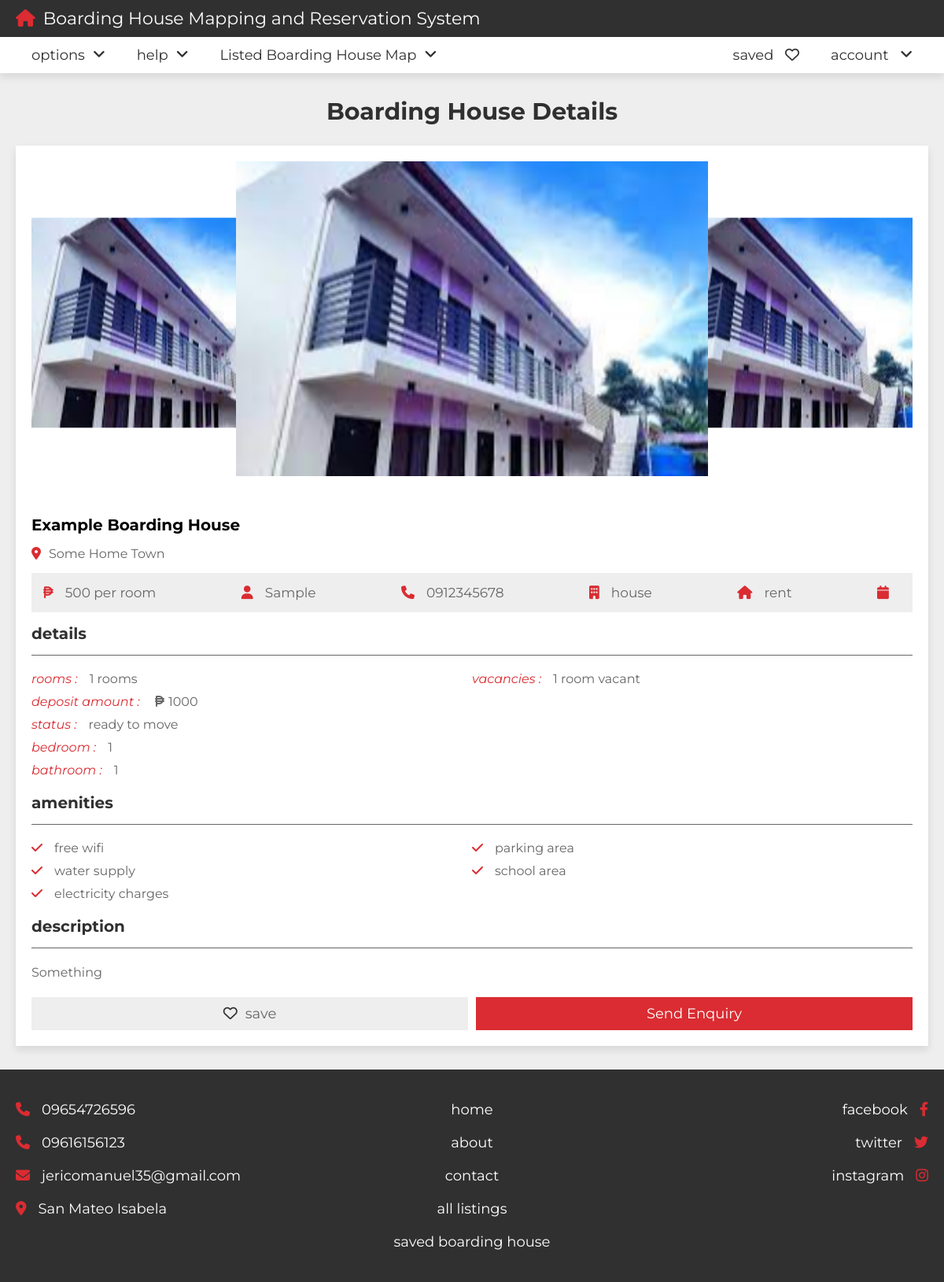
The app's page /view_property.php?get_id=JXpm4n6hpMlOZbl9SfAH with its own data.
### tables this page shows
CREATE TABLE IF NOT EXISTS `property` (
  `id` varchar(20) NOT NULL,
  `user_id` varchar(20) NOT NULL,
  `property_name` varchar(50) NOT NULL,
  `address` varchar(100) NOT NULL,
  `price` varchar(50) NOT NULL,
  `type` varchar(50) NOT NULL,
  `offer` varchar(50) NOT NULL,
  `status` varchar(50) NOT NULL,
  `rooms` varchar(50) NOT NULL,
  `deposite` varchar(50) NOT NULL,
  `bedroom` varchar(50) NOT NULL,
  `bathroom` varchar(50) NOT NULL,
  `availability` varchar(50) NOT NULL,
  `wifi_connection` varchar(50) NOT NULL,
  `water_supply` varchar(50) NOT NULL,
  `electricity` varchar(50) NOT NULL,
  `parking_area` varchar(50) NOT NULL,
  `school_area` varchar(50) NOT NULL,
  `image_01` varchar(50) NOT NULL,
  `image_02` varchar(50) NOT NULL,
  `image_03` varchar(50) NOT NULL,
  `image_04` varchar(50) NOT NULL,
  `image_05` varchar(50) NOT NULL,
  `description` varchar(1000) NOT NULL,
  `date` date DEFAULT NULL
);

CREATE TABLE IF NOT EXISTS `users` (
  `id` varchar(20) NOT NULL,
  `name` varchar(50) NOT NULL,
  `number` varchar(10) NOT NULL,
  `email` varchar(50) NOT NULL,
  `password` varchar(50) NOT NULL,
  `remarks` varchar(50) NOT NULL
);

### view_property.php (the view, shortened to what this page needs)
<?php
include 'components/connect.php';
if(isset($_COOKIE['user_id'])){
   $user_id = $_COOKIE['user_id'];
}else{
   $user_id = '';
}
if(isset($_GET['get_id'])){
   $get_id = $_GET['get_id'];
}else{
   $get_id = '';
   header('location:home.php');
}
?>
<!DOCTYPE html>
<html lang="en">
<head>
   <link rel="stylesheet" href="https://cdn.jsdelivr.net/npm/swiper@8/swiper-bundle.min.css" />
   <link rel="stylesheet" href="https://cdnjs.cloudflare.com/ajax/libs/font-awesome/6.2.0/css/all.min.css">
   <link rel="stylesheet" href="css/style.css">
</head>
<body>
<?php include 'components/home_header.php'; ?>
<section class="view-property">
   <h1 class="heading">boarding house details</h1>
   <?php
      $select_properties = $conn->prepare("SELECT * FROM `property` WHERE id = ? ORDER BY date DESC LIMIT 1");
      $select_properties->execute([$get_id]);
      if($select_properties->rowCount() > 0){
         while($fetch_property = $select_properties->fetch(PDO::FETCH_ASSOC)){
         $select_user = $conn->prepare("SELECT * FROM `users` WHERE id = ?");
         $select_user->execute([$fetch_property['user_id']]);
         $fetch_user = $select_user->fetch(PDO::FETCH_ASSOC);
         $select_saved = $conn->prepare("SELECT * FROM `saved` WHERE property_id = ? and user_id = ?");
         $select_saved->execute([$fetch_property['id'], $user_id]);
   ?>
   <div class="details">
     <div class="swiper images-container">
         <div class="swiper-wrapper">
            <img src="uploaded_files/<?= $fetch_property['image_01']; ?>" alt="" class="swiper-slide">
         </div>
     </div>
      <h3 class="name"><?= $fetch_property['property_name']; ?></h3>
      <p class="location"><i class="fas fa-map-marker-alt"></i><span><?= $fetch_property['address']; ?></span></p>
      <div class="info">
         <p><i class="fa-solid fa-peso-sign"></i><span><?= $fetch_property['price']; ?> per room</span></p>
         <p><i class="fas fa-user"></i><span><?= $fetch_user['name']; ?></span></p>
         <p><i class="fas fa-phone"></i><a href="tel:12345678901"><?= $fetch_user['number']; ?></a></p>
         <p><i class="fas fa-building"></i><span><?= $fetch_property['type']; ?></span></p>
         <p><i class="fas fa-house"></i><span><?= $fetch_property['offer']; ?></span></p>
         <p><i class="fas fa-calendar"></i><span><?= $fetch_property['date']; ?></span></p>
      </div>
      <h3 class="title">details</h3>
      <div class="flex">
         <div class="box">
            <p><i>rooms :</i><span><?= $fetch_property['rooms']; ?> rooms</span></p>
            <p><i>deposit amount : </i><span><span class="fa-solid fa-peso-sign" style="margin-right: .5rem;"></span><?= $fetch_property['deposite']; ?></span></p>
            <p><i>status :</i><span><?= $fetch_property['status']; ?></span></p>
            <p><i>bedroom :</i><span><?= $fetch_property['bedroom']; ?></span></p>
            <p><i>bathroom :</i><span><?= $fetch_property['bathroom']; ?></span></p>
         </div>
         <div class="box">
            <p><i>vacancies :</i><span><?= $fetch_property['availability']; ?> room vacant</span></p>
         </div>
      </div>
      <h3 class="title">amenities</h3>
      <div class="flex">
         <div class="box">
            <p><i class="fas fa-<?php if($fetch_property['wifi_connection'] == 'yes'){echo 'check';}else{echo 'times';} ?>"></i><span>free wifi</span></p>
            <p><i class="fas fa-<?php if($fetch_property['water_supply'] == 'yes'){echo 'check';}else{echo 'times';} ?>"></i><span>water supply</span></p>
            <p><i class="fas fa-<?php if($fetch_property['electricity'] == 'yes'){echo 'check';}else{echo 'times';} ?>"></i><span>electricity charges</span></p>
         </div>
         <div class="box">
            <p><i class="fas fa-<?php if($fetch_property['parking_area'] == 'yes'){echo 'check';}else{echo 'times';} ?>"></i><span>parking area</span></p>
            <p><i class="fas fa-<?php if($fetch_property['school_area'] == 'yes'){echo 'check';}else{echo 'times';} ?>"></i><span>school area</span></p>
         </div>
      </div>
      <h3 class="title">description</h3>
      <p class="description"><?= $fetch_property['description']; ?></p>
      <form action="" method="post" class="flex-btn">
         <?php
            if($select_saved->rowCount() > 0){
         ?>
         <button type="submit" name="save" class="save"><i class="fas fa-heart"></i><span>saved</span></button>
         <?php
            }else{
         ?>
         <button type="submit" name="save" class="save"><i class="far fa-heart"></i><span>save</span></button>
         <?php
            }
         ?>
         <input type="submit" value="send enquiry" name="send" class="btn">
      </form>
   </div>
   <?php
      }
   }else{
      echo '<p class="empty">property not found! <a href="post_property.php" style="margin-top:1.5rem;" class="btn">add new</a></p>';
   }
   ?>
</section>
<?php include 'components/footer.php'; ?>
</body>
</html>

### css/style.css (style rules this page uses)
:root { --main-color:#DA2C32; --light-color:#666; --light-bg:#eee; --white:#fff; --black:#303030; --border:.1rem solid var(--light-color); --box-shodow:0 .5rem 1rem rgba(0,0,0,.1); }
* { font-family: 'Montserrat', sans-serif; margin: 0; padding: 0; box-sizing: border-box; outline: none; border: none; text-decoration: none; }
html { font-size: 62.5%; overflow-x: hidden; scroll-behavior: smooth; scroll-padding-top: 10rem; }
body { background-color: var(--light-bg); }
section { padding: 3rem 2rem; max-width: 1200px; margin: 0 auto; }
.heading { text-align: center; padding-bottom: 2.5rem; font-size: 3rem; color: var(--black); text-transform: capitalize; }
.btn, .inline-btn { margin-top: 1rem; padding: 1rem 3rem; background-color: var(--main-color); color: var(--white); cursor: pointer; text-align: center; font-size: 1.8rem; text-transform: capitalize; }
.btn { display: block; width: 100%; }
.flex-btn { display: flex; gap: 1rem; justify-content: space-between; align-items: flex-end; }
.view-property .details { background-color: var(--white); box-shadow: var(--box-shodow); padding: 2rem; overflow-x: hidden; }
.view-property .details .images-container { padding-bottom: 3rem; }
.view-property .details .images-container img { height: 40rem; object-fit: cover; width: 60rem; }
.view-property .details .name { font-size: 2rem; text-overflow: ellipsis; overflow-x: hidden; margin-bottom: .5rem; padding-top: 2rem; }
.view-property .details .location { padding-top: 1rem; font-size: 1.6rem; color: var(--light-color); }
.view-property .details .location i { margin-right: 1rem; color: var(--main-color); }
.view-property .details .info { display: flex; background-color: var(--light-bg); padding: 1.5rem; margin: 1.5rem 0; justify-content: space-between; align-items: center; flex-wrap: wrap; gap: 2rem; }
.view-property .details .info p { font-size: 1.7rem; }
.view-property .details .info p span, .view-property .details .info p a { color: var(--light-color); }
.view-property .details .info p i { margin-right: 1.5rem; color: var(--main-color); }
.view-property .details .title { font-size: 2rem; color: var(--black); padding-bottom: 1.5rem; border-bottom: var(--border); }
.view-property .details .flex { margin: 1.5rem 0; display: flex; justify-content: space-between; flex-wrap: wrap; }
.view-property .details .flex .box { flex: 1 1 40rem; }
.view-property .details .flex .box p { padding: .5rem 0; font-size: 1.6rem; color: var(--light-color); }
.view-property .details .flex .box i { color: var(--main-color); margin-right: 1.5rem; }
.view-property .details .description { padding-top: 1rem; margin: .5rem 0; margin-top: .5rem; font-size: 1.6rem; color: var(--light-color); line-height: 2; }
.view-property .details .save { width: 100%; background-color: var(--light-bg); cursor: pointer; padding: 1rem 3rem; font-size: 1.8rem; color: var(--light-color); }
.view-property .details .save i { margin-right: 1rem; color: var(--black); }

### records on screen
property: image_01 (picture), property_name "Example Boarding House", address "Some Home Town", price "500", user.name "Sample", user.number "0912345678", type "house", offer "rent", rooms "1", deposite "1000", status "ready to move", bedroom "1", bathroom "1", availability "1", description "Something"
